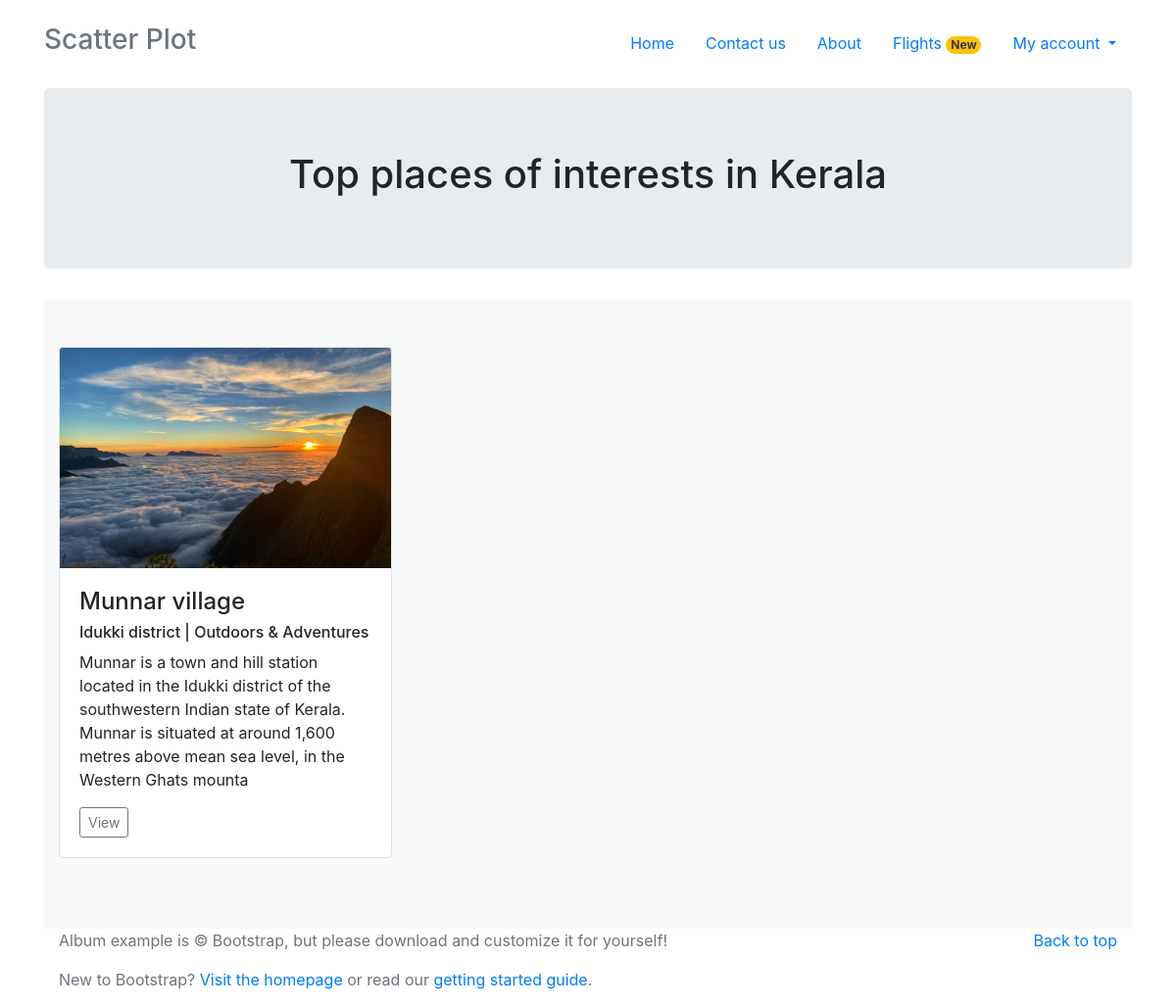
Page /home/states/kerala on the committed database.
### Profile/models.py (models this page shows)
class Points_of_Interest(models.Model):
    State_name = models.ForeignKey(state, on_delete=models.CASCADE)
    slug = models.SlugField(max_length=100, default='state')
    Point_of_interest = models.CharField(max_length=100, null=True)
    poislug = models.SlugField(max_length=100, null=True)
    header_image = models.ImageField(null=True, blank=True, upload_to="POIs")
    category = models.CharField(max_length=50, choices=category)
    Short_Description = models.TextField(max_length=300, default='', help_text='Write a short catchy description about the POI in 100 words max')
    city = models.CharField(max_length=50, default='')
    Description = models.TextField(max_length=2000, default='', help_text='500 words max')
    Latitude = models.FloatField()
    Longitude = models.FloatField()
    Tips = models.TextField(max_length=500, default='')
    Entry_fees_Adults = models.CharField(max_length=50, default='')
    Entry_fees_Children = models.CharField(max_length=50, default='')
    Transport_methods = models.TextField(max_length=300, default='')
    Suggestions = models.TextField(max_length=500, default='', help_text='Suggest something about the place. Example: The best food to try around this area (or) other places of interests around (or) Visitors food is not allowed')
    def __str__(self):
        return (self.Point_of_interest)

class state(models.Model):
    state = models.CharField(primary_key=True, max_length=100)
    slug = models.SlugField(max_length=100, default='state')
    header_image = models.ImageField(null=True, blank=True, upload_to="statesimg")
    def __str__(self):
        return str(self.state)

### Profile/views.py (the view)
# urls.py: path('home/states/<slug:slug>', views.placesofinterest.as_view(), name='placesofinterest'),
class placesofinterest(DetailView):
    model = Points_of_Interest
    template_name = 'placesofinterest.html'

### templates/placesofinterest.html (shortened to what this page needs)
{% extends 'bootstrap.html' %}
{% block body %}
<main role="main">
  <section class="jumbotron text-center">
    <div class="container">
      <h1 class="jumbotron-heading">Top places of interests in {{ object.State_name }}</h1>
    </div>
  </section>
  <div class="album py-5 bg-light">
    <div class="container">
      <div class="row">
        <div class="col-md-4">
          <div class="card mb-4 box-shadow">
            <img class="card-img-top" style="height: 225px; width: 100%; display: block;" src={{object.header_image.url}} data-holder-rendered="true">
            <div class="card-body">
              <h4 class="card-text">{{object}}</h4>
              <h6 class="card-text">{{object.city}} | {{object.category}}</h6>
              <p class="card-text">{{object.Short_Description|slice:":200"}}</p>
              <div class="d-flex justify-content-between align-items-center">
                <div class="btn-group">
                  <a href="{% url 'poidetailview' object.pk %}" class="btn btn-sm btn-outline-secondary">View</a>
                </div>
              </div>
            </div>
          </div>
        </div>
      </div>
    </div>
  </div>
</main>
<footer class="text-muted">
  <div class="container">
    <p class="float-right">
      <a href="#">Back to top</a>
    </p>
    <p>Album example is © Bootstrap, but please download and customize it for yourself!</p>
    <p>New to Bootstrap? <a href="../../">Visit the homepage</a> or read our <a href="../../getting-started/">getting started guide</a>.</p>
  </div>
</footer>
{% endblock %}

### rows in the picture
Points_of_Interest: State_name "Kerala", header_image (picture), Point_of_interest "Munnar village", city "Idukki district", category "Outdoors & Adventures", Short_Description "Munnar is a town and hill station located in the Idukki district of the southwestern Indian state of Kerala. Munnar is situated at around 1,600 metres above mean sea level, in the Western Ghats mounta"
